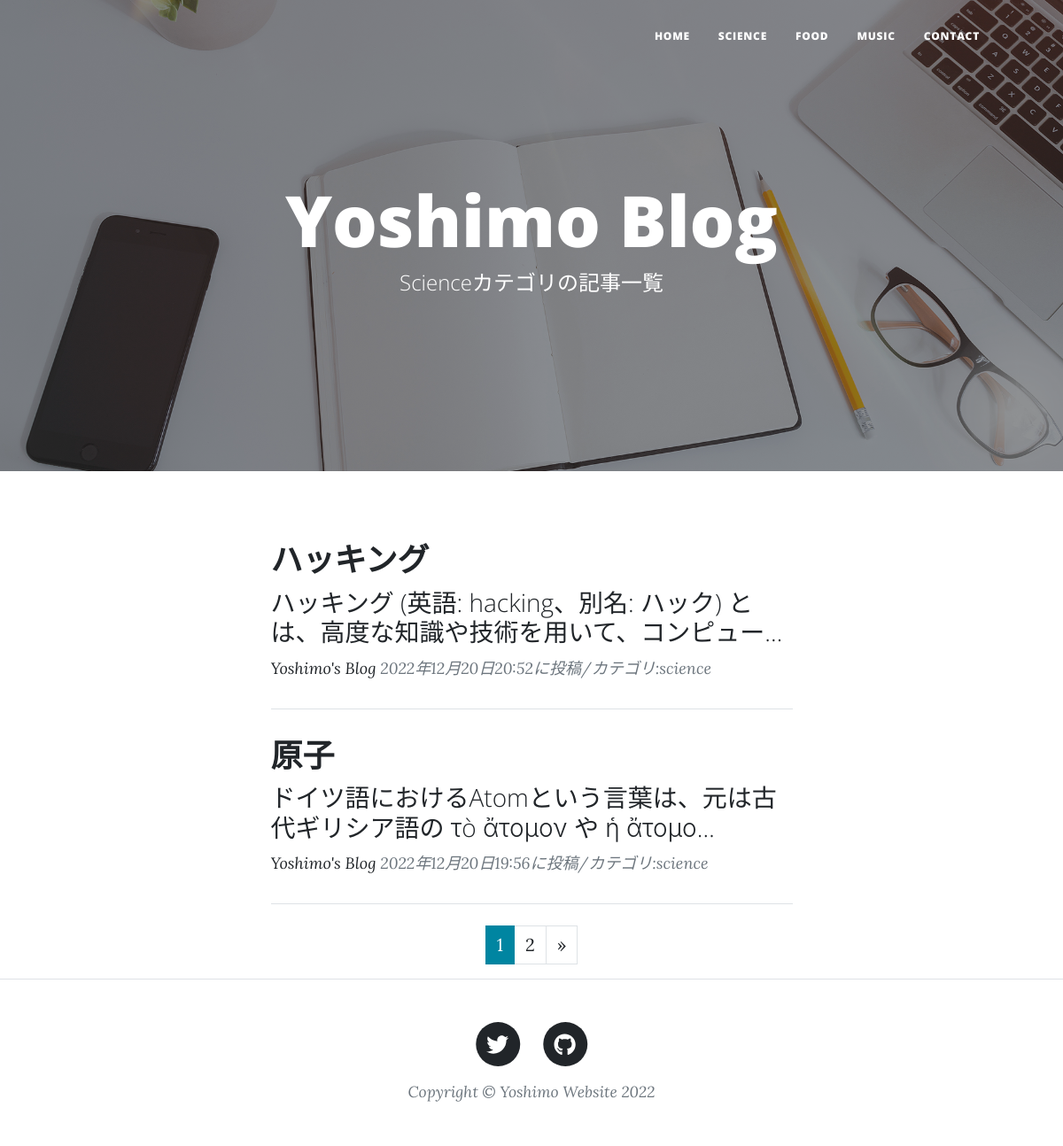
/science-list/, run on the app's committed database.
### blogapp/models.py (models this page shows, shortened)
class BlogPost(models.Model):
    CATEGORY=(("science","科学のこと"),("food","食のこと"),("music","音楽のこと"))
    title=models.CharField(verbose_name="タイトル",max_length=50)
    content=models.TextField(verbose_name="本文")
    posted_at=models.DateTimeField(verbose_name="投稿日時",auto_now_add=True)
    category=models.CharField(verbose_name="カテゴリ",max_length=10,choices=CATEGORY)

### blogapp/views.py (the view)
# urls.py: path("science-list/", views.ScienceView.as_view(), name="science_list"),
class ScienceView(ListView):
    template_name="science_list.html"
    model=BlogPost
    context_object_name="science_records"
    queryset=BlogPost.objects.filter(category="science").order_by("-posted_at")
    paginate_by=2

### blogapp/templates/science_list.html (shortened to what this page needs)
{% extends "base.html" %}
        {% block header %}
        <header class="masthead" style="background-image: url('/static/assets/img/home-bg.jpg')">
            <div class="container position-relative px-4 px-lg-5">
                <div class="row gx-4 gx-lg-5 justify-content-center">
                    <div class="col-md-10 col-lg-8 col-xl-7">
                        <div class="site-heading">
                            <h1>Yoshimo Blog</h1>
                            <span class="subheading">Scienceカテゴリの記事一覧</span>
                        </div>
                    </div>
                </div>
            </div>
        </header>
        {% endblock  %}
        {% block contents %}
        <div class="container px-4 px-lg-5">
            <div class="row gx-4 gx-lg-5 justify-content-center">
                <div class="col-md-10 col-lg-8 col-xl-7">
                    {% for records in science_records %}
                    <div class="post-preview">
                        <a href={% url "blogapp:blog_detail" records.pk %}>
                            <h2 class="post-title">{{records.title}}</h2>
                            <h3 class="post-subtitle">{{records.content|truncatechars:50}}</h3>
                        <p class="post-meta">
                            <a href="#!">Yoshimo's Blog</a>
                            {{records.posted_at}}に投稿/カテゴリ:{{records.category}}
                        </p>
                    </div>
                    <hr class="my-4" />
                    {% endfor %}
                    {% include "pagination.html" %}
                </div>
            </div>
        </div>
        {% endblock contents %}

### data on the page
BlogPost: title "ハッキング", content "ハッキング (英語: hacking、別名: ハック) とは、高度な知識や技術を用いて、コンピュー…", posted_at "2022年12月20日20:52", category "science"
BlogPost: title "原子", content "ドイツ語におけるAtomという言葉は、元は古代ギリシア語の τò ἄτομον や ἡ ἄτομο…", posted_at "2022年12月20日19:56", category "science"

### other printed values
{{ num }} "1"
{{ num }} "2"
